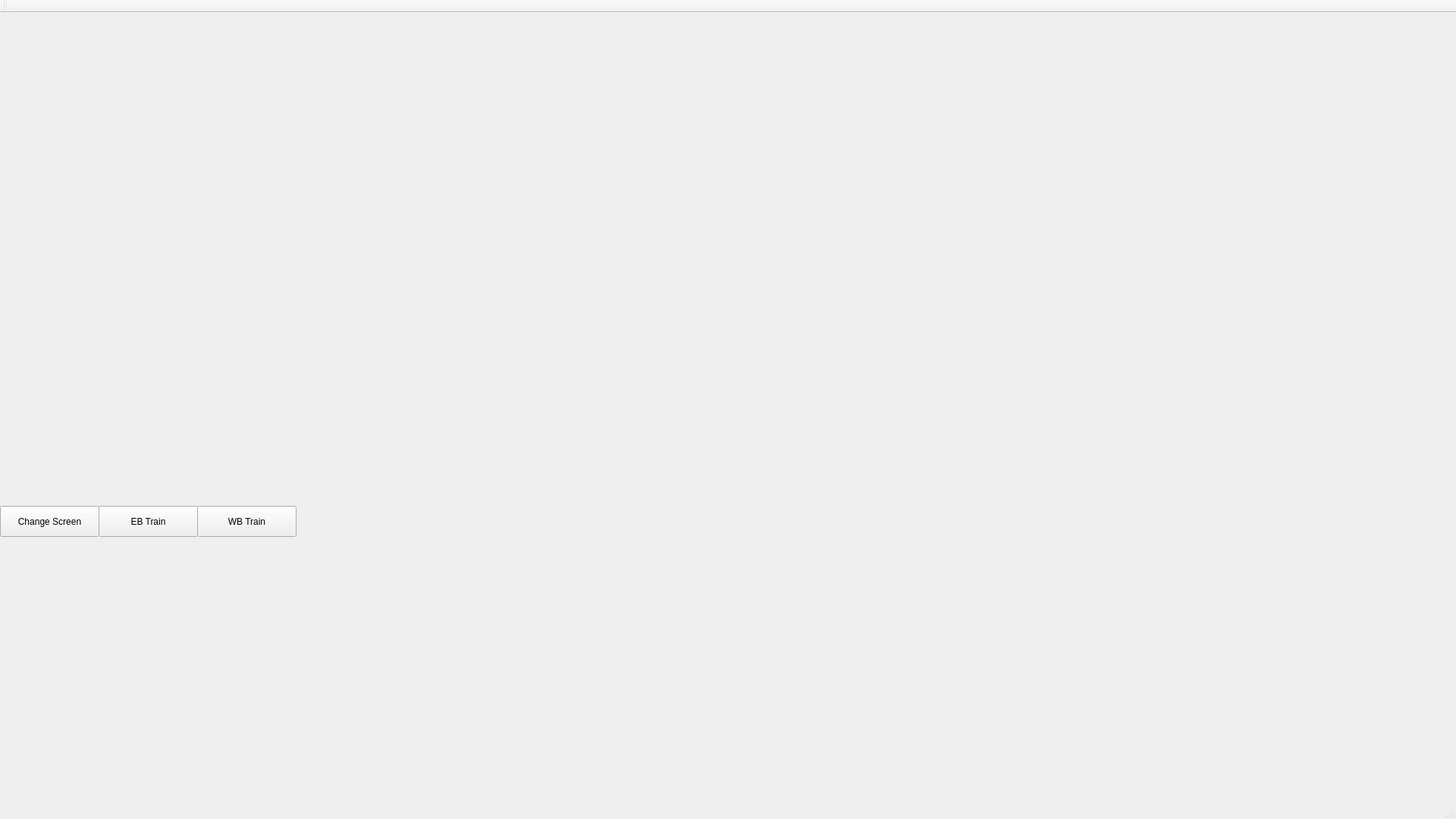
<?xml version="1.0" encoding="UTF-8"?>
<ui version="4.0">
 <class>MainWindow</class>
 <widget class="QMainWindow" name="MainWindow">
  <property name="geometry">
   <rect>
    <x>0</x>
    <y>0</y>
    <width>1920</width>
    <height>1080</height>
   </rect>
  </property>
  <property name="windowTitle">
   <string>BAKU</string>
  </property>
  <widget class="QWidget" name="centralWidget">
   <widget class="QPushButton" name="screenButton">
    <property name="geometry">
     <rect>
      <x>0</x>
      <y>650</y>
      <width>131</width>
      <height>41</height>
     </rect>
    </property>
    <property name="text">
     <string>Change Screen</string>
    </property>
   </widget>
   <widget class="QPushButton" name="ebButton">
    <property name="geometry">
     <rect>
      <x>130</x>
      <y>650</y>
      <width>131</width>
      <height>41</height>
     </rect>
    </property>
    <property name="text">
     <string>EB Train</string>
    </property>
   </widget>
   <widget class="QPushButton" name="wbButton">
    <property name="geometry">
     <rect>
      <x>260</x>
      <y>650</y>
      <width>131</width>
      <height>41</height>
     </rect>
    </property>
    <property name="text">
     <string>WB Train</string>
    </property>
   </widget>
  </widget>
  <widget class="QMenuBar" name="menuBar">
   <property name="geometry">
    <rect>
     <x>0</x>
     <y>0</y>
     <width>1920</width>
     <height>24</height>
    </rect>
   </property>
  </widget>
  <widget class="QToolBar" name="mainToolBar">
   <attribute name="toolBarArea">
    <enum>TopToolBarArea</enum>
   </attribute>
   <attribute name="toolBarBreak">
    <bool>false</bool>
   </attribute>
  </widget>
  <widget class="QStatusBar" name="statusBar"/>
 </widget>
 <layoutdefault spacing="6" margin="11"/>
 <resources/>
 <connections/>
</ui>
